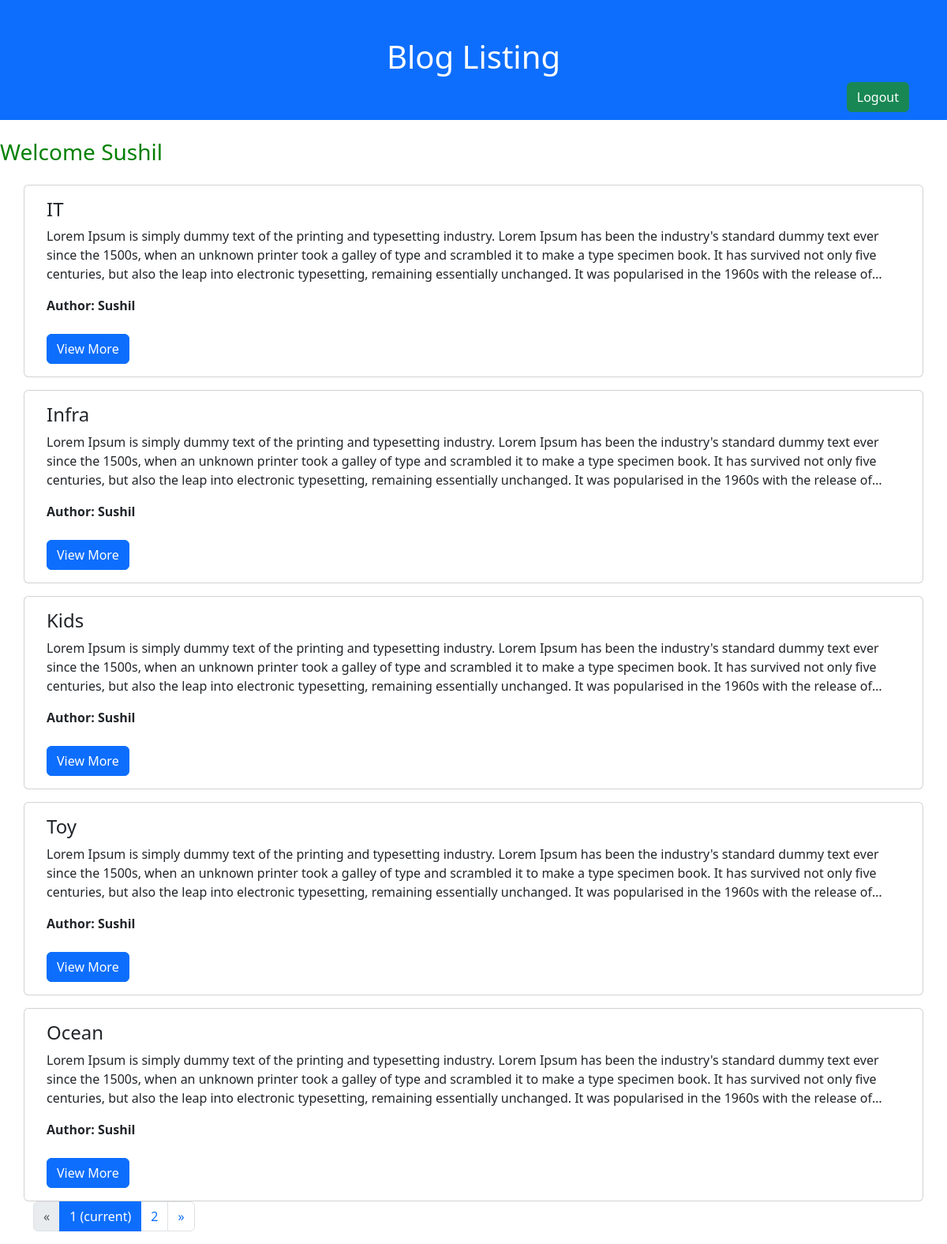
The page /blog-listing (signed in) on the database its author committed.
### blog/models.py (models this page shows)
class User(AbstractUser):
    username = models.CharField(max_length=150,blank=True, null=True,unique=True)
    first_name = models.CharField(max_length=150,null=True,blank=True)
    last_name = models.CharField(max_length=150,null=True,blank=True)
    email = models.EmailField("email address", null=True, blank=True)
    address = models.TextField()

class Blog(models.Model):
    title = models.CharField(max_length=200)
    content = models.TextField()
    author = models.ForeignKey(User, on_delete=models.CASCADE)
    created_at = models.DateTimeField(auto_now_add=True)

### blog/views.py (the view)
# urls.py: path('blog-listing', views.blog_list, name='blog_list'),
@login_required
def blog_list(request):
    try:
        if hasattr(request, 'filtered_blogs'):
            blogs = request.filtered_blogs
        else:
            blogs = Blog.objects.all().order_by('-id')
        page = request.GET.get('page1', 1)
        paginator = Paginator(blogs, 5)
        try:
            blogs = paginator.page(page)
        except PageNotAnInteger:
            blogs = paginator.page(1)
    except EmptyPage:
        blogs = paginator.page(paginator.num_pages)
    return render(request, 'blog/blog_list.html', {'blogs': blogs})

### templates/blog/blog_list.html
{% extends 'base.html' %}
{% block content %}
<div class="container-fluid  p-5 bg-primary text-white text-center">
  <h1>Blog Listing</h1>
  <a href="{% url 'blog:logout' %}" class="btn btn-success float-end ">Logout</a>
</div>
<br>
<h3 style="color:green">Welcome {{request.user.first_name|title }}</h3>
<div class="container mt-2">
{% if blogs %}
{% for blog in blogs %}
<div class="row">
  <div class="card mt-3" >
      <div class="card-body">
      <h4 class="card-title">{{blog.title}}</h4>
      <p class="card-text card-text-limit">{{blog.content}}</p>
      <b><p class="card-text card-text-limit">Author: {{blog.author.first_name|title}}</p></b>
      <br>
      <a href="{% url 'blog:blog_detail' blog.id %}" class="btn btn-primary">View More</a>
    </div>
  </div>
</div>
{% endfor %}
{% else %}
<h1>No blogs found.</h1>
{% endif %}
{% if blogs.has_other_pages %}
                    <nav aria-label="Page navigation">
                        <ul class="pagination">
                            {% if blogs.has_previous %}
                            <li class="page-item">
                                <a class="page-link" href="?page1={{ blogs.previous_page_number }}">&laquo;</a>
                            </li>
                            {% else %}
                            <li class="page-item disabled">
                                <span class="page-link">&laquo;</span>
                            </li>
                            {% endif %}
                            {% for i in blogs.paginator.page_range %}
                            {% if blogs.number == i %}
                            <li class="page-item active">
                                <span class="page-link">{{ i }} <span class="sr-only">(current)</span></span>
                            </li>
                            {% else %}
                            <li class="page-item">
                                <a class="page-link" href="?page1={{ i }}">{{ i }}</a>
                            </li>
                            {% endif %}
                            {% endfor %}
                            {% if blogs.has_next %}
                            <li class="page-item">
                                <a class="page-link" href="?page1={{ blogs.next_page_number }}">&raquo;</a>
                            </li>
                            {% else %}
                            <li class="page-item disabled">
                                <span class="page-link">&raquo;</span>
                            </li>
                            {% endif %}
                        </ul>
                    </nav>
                {% endif %}
</div>
{% endblock %}

### templates/base.html (shortened to what this page needs)
<!DOCTYPE html>
<html lang="en">
<head>
<link href="https://cdn.jsdelivr.net/npm/bootstrap@5.3.1/dist/css/bootstrap.min.css" rel="stylesheet">
</head>
<body style="bacground:aliceblue">
{% block content %}
{% endblock %}
</body>
</html>

### templates/base.html (style rules this page uses)
.card-text-limit { display: -webkit-box; -webkit-box-orient: vertical; overflow: hidden; -webkit-line-clamp: 3; line-height: 1.5; }

### rows shown on the page
User: user.first_name "Sushil"
Blog: title "IT", content "Lorem Ipsum is simply dummy text of the printing and typesetting industry. Lorem Ipsum has been the industry's standard dummy text ever since the 1500s, when an unknown printer took a galley of type and scrambled it to make a type specimen book. It has survived not only five centuries, but also the leap into electronic typesetting, remaining essentially unchanged. It was popularised in the 1960s with the release…", author.first_name "Sushil"
Blog: title "Infra", content "Lorem Ipsum is simply dummy text of the printing and typesetting industry. Lorem Ipsum has been the industry's standard dummy text ever since the 1500s, when an unknown printer took a galley of type and scrambled it to make a type specimen book. It has survived not only five centuries, but also the leap into electronic typesetting, remaining essentially unchanged. It was popularised in the 1960s with the release…", author.first_name "Sushil"
Blog: title "Kids", content "Lorem Ipsum is simply dummy text of the printing and typesetting industry. Lorem Ipsum has been the industry's standard dummy text ever since the 1500s, when an unknown printer took a galley of type and scrambled it to make a type specimen book. It has survived not only five centuries, but also the leap into electronic typesetting, remaining essentially unchanged. It was popularised in the 1960s with the release…", author.first_name "Sushil"
Blog: title "Toy", content "Lorem Ipsum is simply dummy text of the printing and typesetting industry. Lorem Ipsum has been the industry's standard dummy text ever since the 1500s, when an unknown printer took a galley of type and scrambled it to make a type specimen book. It has survived not only five centuries, but also the leap into electronic typesetting, remaining essentially unchanged. It was popularised in the 1960s with the release…", author.first_name "Sushil"
Blog: title "Ocean", content "Lorem Ipsum is simply dummy text of the printing and typesetting industry. Lorem Ipsum has been the industry's standard dummy text ever since the 1500s, when an unknown printer took a galley of type and scrambled it to make a type specimen book. It has survived not only five centuries, but also the leap into electronic typesetting, remaining essentially unchanged. It was popularised in the 1960s with the release…", author.first_name "Sushil"

### other values the page prints
{{ i }} "1"
{{ i }} "2"
